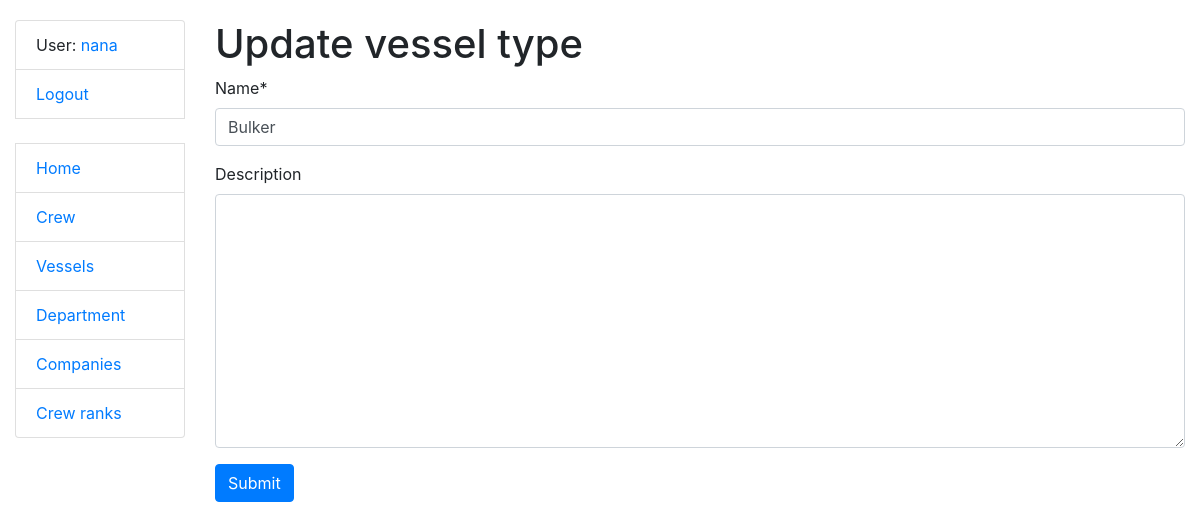
The page /vessel_types/3/update/ (signed in) on the database as committed earlier.
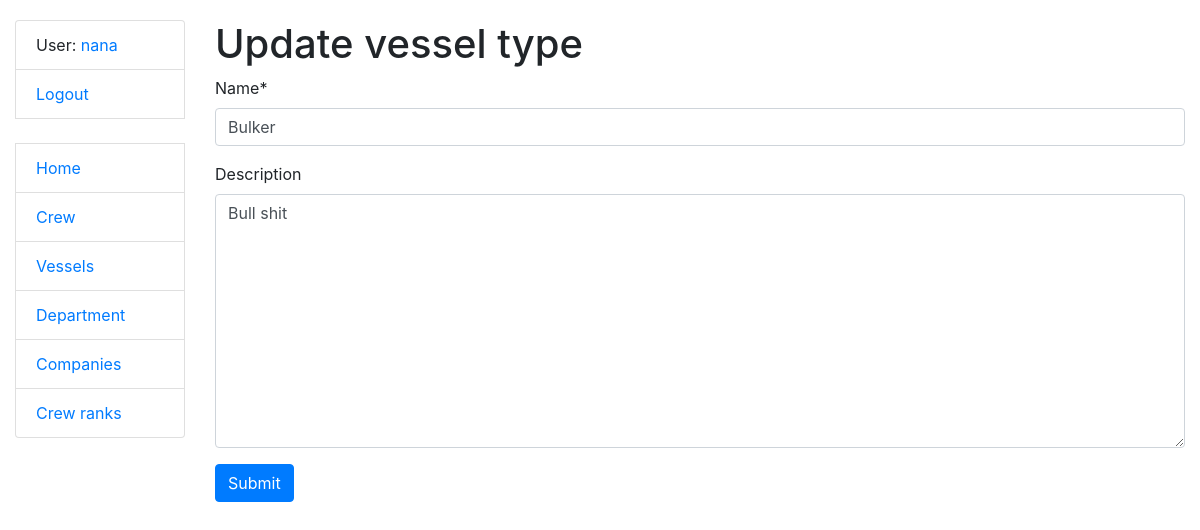
The same page on the database as committed later.
### crewing/models.py (models this page shows, shortened)
class VesselType(models.Model):
    name = models.CharField(max_length=50, unique=True)
    description = models.TextField(blank=True, null=True)
    class Meta:
        verbose_name = "vessel_type"
        verbose_name_plural = "vessel_types"
        ordering = ["name"]

### crewing/views.py (the view)
# urls.py: path("vessel_types/<int:pk>/update/", VesselTypeUpdateView.as_view(), name="vessel-type-update"),
class VesselTypeUpdateView(LoginRequiredMixin, generic.UpdateView):
    model = VesselType
    form_class = VesselTypeForm
    success_url = reverse_lazy("crewing:vessel-type-list")

### crewing/forms.py
class VesselTypeForm(forms.ModelForm):
    class Meta:
        model = VesselType
        fields = "__all__"

### crewing/models.py (called while the page is built)
    def get_absolute_url(self):
        return reverse("crewing:crew-detail", kwargs={"pk": self.pk})

### templates/crewing/vesseltype_form.html (shortened to what this page needs)
{% extends "base.html" %}
{% load crispy_forms_filters %}
{% block content %}
  <h1>{{ object|yesno:"Update,Create" }} vessel type</h1>
  <form action="" method="post" novalidate>
    {{ form|crispy }}
    <input type="submit" value="Submit" class="btn btn-primary">
  </form>
{% endblock %}

Rows that differ between the two databases and show on the page:
changed VesselType "Bulker": description (not shown) → "Bull shit"
